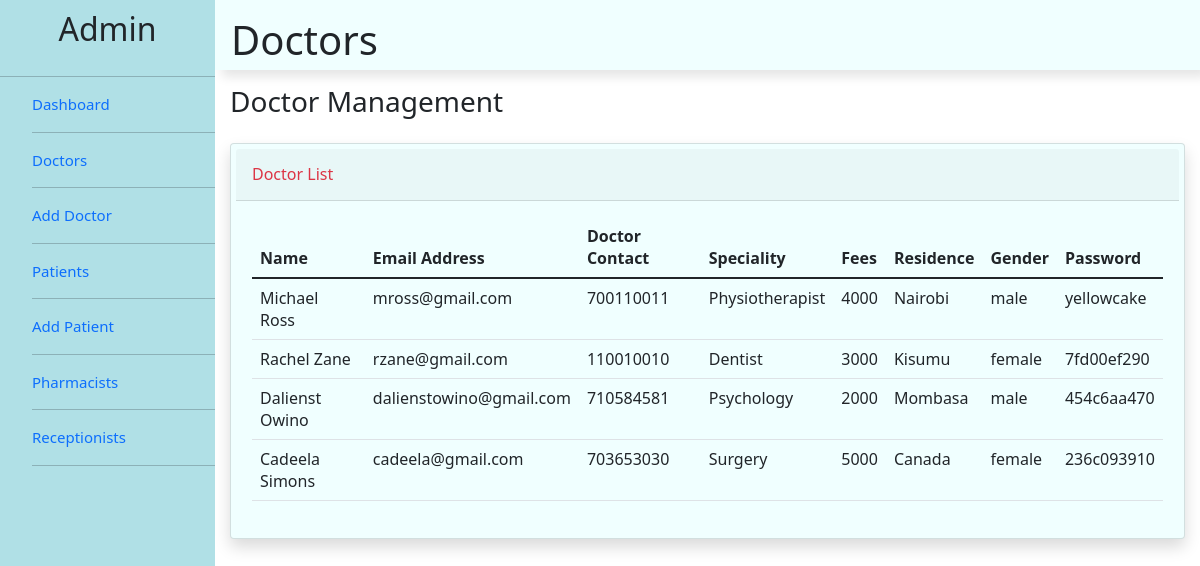
The page /admin/doctor.php on the database its author committed.
### tables this page shows
CREATE TABLE `doctors` (
  `id` int(100) NOT NULL,
  `specialization` varchar(100) NOT NULL,
  `fullname` varchar(100) NOT NULL,
  `email` varchar(100) NOT NULL,
  `residence` varchar(100) NOT NULL,
  `contact` int(15) NOT NULL,
  `docFees` int(20) NOT NULL,
  `password` varchar(10) NOT NULL,
  `cpassword` varchar(10) NOT NULL,
  `gender` text NOT NULL
);

### admin/doctor.php (the view, shortened to what this page needs)
<?php
include("connect.php");
$q = "SELECT * FROM doctors ORDER BY id DESC";
$result = $con->query($q);
?>
<html>
    <head>
        <link rel="stylesheet" href="css/bootstrap-5.1.3-dist/css/bootstrap.min.css">
        <link rel="stylesheet" href="css/doc.css">
    </head>
    <body>
        <div class="sidebar">
            <div class="sidebar-title">
                <h2>Admin</h2>
            </div>
            <hr>
            <div class="sidebar-menu">
                <ul class="listItems">
                    <li>
                        <a href="dashboard.php">
                            Dashboard
                        </a>
                    </li>
                    <hr>
                    <li>
                        <a href="doctor.php">
                            Doctors
                        </a>
                    </li>
                    <hr>
                    <li>
                        <a href="addoctor.php">
                            Add Doctor
                        </a>
                    </li>
                    <hr>
                    <li>
                        <a href="patient.php">
                            Patients
                        </a>
                    </li>
                    <hr>
                    <li>
                        <a href="addpatient.php">
                            Add Patient
                        </a>
                    </li>
                    <hr>
                    <li>
                        <a href="pharmacists.php">
                            Pharmacists
                        </a>
                    </li>
                    <hr>
                    <li>
                        <a href="receptionists.php">
                            Receptionists
                        </a>
                    </li>
                    <hr>
                </ul>
            </div>
        </div>
        <div class="main">
            <header>
                <h1>
                    Doctors
                </h1>
            </header>
            <section class="home">
                <h1 class="h3 mb-4 text-gray-800">Doctor Management</h1>
                <div class="card shadow mb-4">
                    <div class="card-header py-3">
                        <div class="row">
                            <div class="col">
                                <h6 class="m-0 font-weight-bold text-danger">Doctor List</h6>
                            </div>
                        </div>
                    </div>
                    <div class="card-body">
                        <div class="table-responsive">
                            <table class="table table-borderd" id="doctor_table" width="100%" cellspacing="0">
                                <thead>
                                    <tr>
                                        <th>Name</th>
                                        <th>Email Address</th>
                                        <th>Doctor Contact</th>
                                        <th>Speciality</th>
                                        <th>Fees</th>
                                        <th>Residence</th>
                                        <th>Gender</th>
                                        <th>Password</th>
                                    </tr>
                                </thead>
                                    <?php
                                        while($rows=$result->fetch_assoc()){
                                    ?>
                                    <tr>
                                        <td><?php echo $rows['fullname'];?></td>
                                        <td><?php echo $rows['email'];?></td>
                                        <td><?php echo $rows['contact'];?></td>
                                        <td><?php echo $rows['specialization'];?></td>
                                        <td><?php echo $rows['docFees'];?></td>
                                        <td><?php echo $rows['residence'];?></td>
                                        <td><?php echo $rows['gender'];?></td>
                                        <td><?php echo $rows['password'];?></td>
                                    </tr>
                                    <?php
                                        }
                                    ?>
                            </table>
                        </div>
                    </div>
                </div>
            </section>
        </div>
    </body>
</html>

### admin/css/doc.css (style rules this page uses)
html { background-color: aliceblue; }
.sidebar { width: 215px; position: fixed; left: 0; top: 0; height: 100%; background-color: powderblue; }
.sidebar-title { height: 50px; text-align: center; }
.listItems { list-style: none; }
li { width: 100%; margin-bottom: 1rem; }
ul { list-style: none; }
a { text-decoration: none; cursor: pointer; display: block; font-size: 15; }
.main { margin-left: 215px; }
header { display: flex; justify-content: space-between; padding: 1rem; box-shadow: 7px 7px 10px rgba(0, 0, 0, 0.1); height: 70px; text-align: center; align-content: center; margin-bottom: 5px; background-color: azure; }
.sidebar-title h2 { text-align: center; align-content: center; margin-top: 10px; }
.home { margin-top: 15px; margin-left: 15px; margin-right: 15px; }
.card { padding: 5px; box-shadow: 7px 7px 10px rgba(0, 0, 0, 0.1); background-color: azure; }

### rows shown on the page
doctors: fullname "Michael Ross", email "mross@gmail.com", contact "700110011", specialization "Physiotherapist", docFees "4000", residence "Nairobi", gender "male", password "yellowcake"
doctors: fullname "Rachel Zane", email "rzane@gmail.com", contact "110010010", specialization "Dentist", docFees "3000", residence "Kisumu", gender "female", password "7fd00ef290"
doctors: fullname "Dalienst Owino", email "dalienstowino@gmail.com", contact "710584581", specialization "Psychology", docFees "2000", residence "Mombasa", gender "male", password "454c6aa470"
doctors: fullname "Cadeela Simons", email "cadeela@gmail.com", contact "703653030", specialization "Surgery", docFees "5000", residence "Canada", gender "female", password "236c093910"
